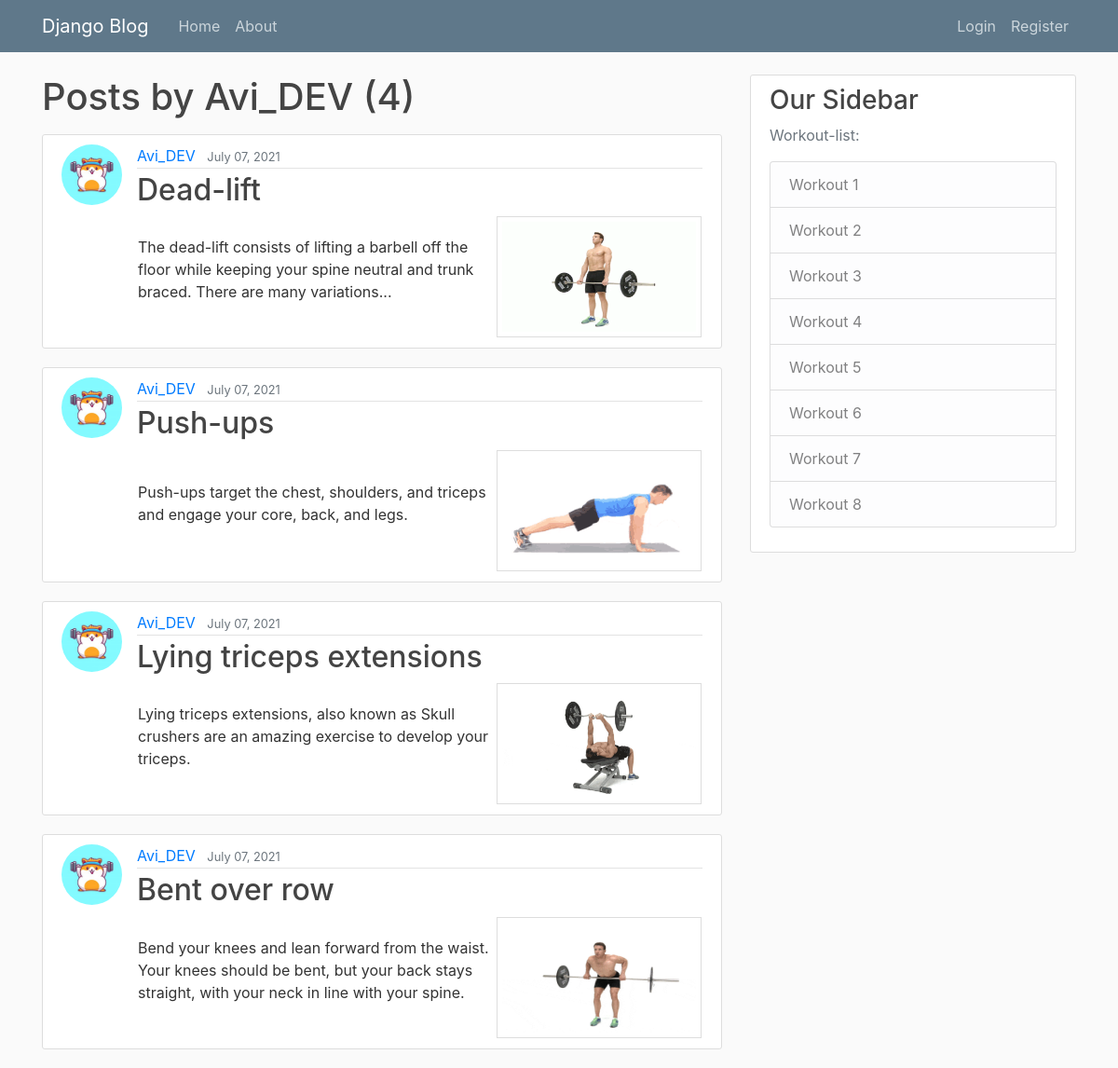
The app's page /user/Avi_DEV with its own data.
### blog/models.py (models this page shows, shortened)
class Post(models.Model):
    title = models.CharField(max_length=100)
    header_image = models.ImageField(null=True, blank=True, upload_to="images/")
    content = models.TextField()
    date_posted = models.DateTimeField(default=timezone.now)
    author = models.ForeignKey(User, on_delete=models.CASCADE)

### users/models.py (models this page shows, shortened)
class Profile(models.Model):
    user = models.OneToOneField(User, on_delete=models.CASCADE)
    image = models.ImageField(default='default.jpg', upload_to='profile_pics')

### blog/views.py (the view)
# urls.py: path('user/<str:username>', UserPostListView.as_view(), name='user-posts'),
class UserPostListView(ListView):
    model = Post
    template_name = 'blog/user_posts.html'  # <app>/<model>_<viewtype>.html
    context_object_name = 'posts'
    paginate_by = 5
    def get_queryset(self):
        user = get_object_or_404(User, username=self.kwargs.get('username'))
        return Post.objects.filter(author=user).order_by('-date_posted')

### blog/templates/blog/user_posts.html (shortened to what this page needs)
{% extends "blog/base.html" %}
{% block content %}
    <h1 class="mb-3">Posts by {{ view.kwargs.username }} ({{ page_obj.paginator.count }})</h1>
    {% for post in posts %}
        <article class="media content-section">
          <img class="rounded-circle article-img" src="{{ post.author.profile.image.url }}">
          <div class="media-body">
            <div class="article-metadata">
              <a class="mr-2" href="{% url 'user-posts' post.author.username %}">{{ post.author }}</a>
              <small class="text-muted">{{ post.date_posted|date:"F d, Y" }}</small>
            </div>
            <h2><a class="article-title" href="{% url 'post-detail' post.id %}">{{ post.title }}</a></h2>
            <table>
            <tr>
              <td width=70%>
                <p class="article-content">{{ post.content }}</p>
              </td>
              <td width=30% align="right">
                  <div class="exercise" <a target="_blank" href="{{post.header_image.url}}">
                  <img style="border: 1px solid #ddd;
                  padding: 5px;
                  height:130px;
                  width: 220px;" src="{{post.header_image.url}}"  alt="exercise">
                  </a></div>
              </td>
              </tr>
            </table>
          </div>
        </article>
    {% endfor %}
{% endblock content %}

### blog/static/blog/main.css (style rules this page uses)
body { background: #fafafa; color: #333333; margin-top: 5rem; }
h1, h2, h3, h4, h5, h6 { color: #444444; }
.content-section { background: #ffffff; padding: 10px 20px; border: 1px solid #dddddd; border-radius: 3px; margin-bottom: 20px; }
.article-title { color: #444444; }
.article-content { white-space: pre-line; }
.article-img { height: 65px; width: 65px; margin-right: 16px; }
.article-metadata { padding-bottom: 1px; margin-bottom: 4px; border-bottom: 1px solid #e3e3e3 }

### records on screen
Post: author.profile.image (picture), author "Avi_DEV", date_posted "July 07, 2021", title "Dead-lift", content "The dead-lift consists of lifting a barbell off the floor while keeping your spine neutral and trunk braced. There are many variations...", header_image (picture)
Post: author.profile.image (picture), author "Avi_DEV", date_posted "July 07, 2021", title "Push-ups", content "Push-ups target the chest, shoulders, and triceps and engage your core, back, and legs.", header_image (picture)
Post: author.profile.image (picture), author "Avi_DEV", date_posted "July 07, 2021", title "Lying triceps extensions", content "Lying triceps extensions, also known as Skull crushers are an amazing exercise to develop your triceps.", header_image (picture)
Post: author.profile.image (picture), author "Avi_DEV", date_posted "July 07, 2021", title "Bent over row", content "Bend your knees and lean forward from the waist. Your knees should be bent, but your back stays straight, with your neck in line with your spine.", header_image (picture)

### other values on screen
{{ view.kwargs.username }} "Avi_DEV"
{{ page_obj.paginator.count }} "4"
